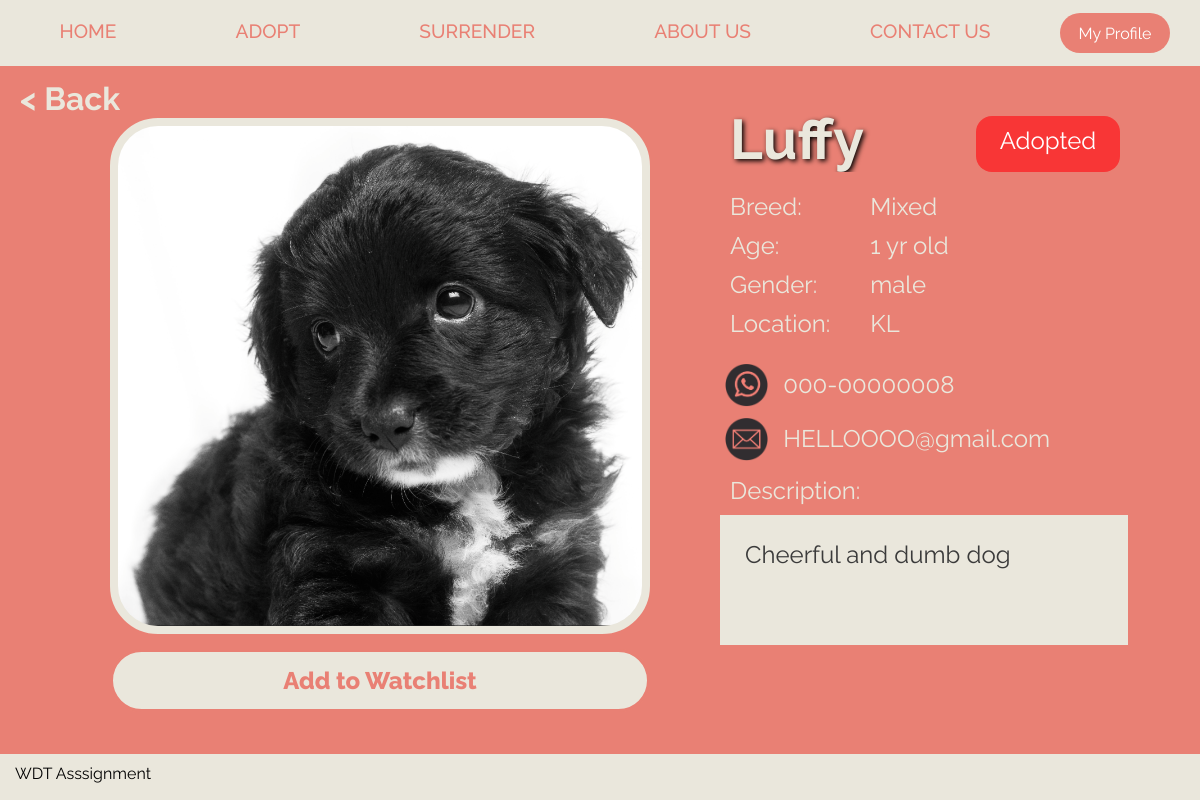
Screenshot of /PetDetails.php?id=4 (signed in) with the database file from the repository.
### tables this page shows
CREATE TABLE IF NOT EXISTS `listing_t` (
  `id` int(11) NOT NULL AUTO_INCREMENT,
  `Name` varchar(255) NOT NULL,
  `Breed` varchar(255) NOT NULL,
  `imageurl` varchar(255) NOT NULL,
  `Age` varchar(255) NOT NULL,
  `Type` varchar(255) NOT NULL,
  `Location` varchar(255) NOT NULL,
  `Description` varchar(255) NOT NULL,
  `Gender` varchar(7) NOT NULL,
  `SurrenderID` int(11) NOT NULL,
  `Status` varchar(12) NOT NULL DEFAULT 'Not Adopted',
  `Approval` varchar(15) NOT NULL DEFAULT 'Not Approved',
  PRIMARY KEY (`id`),
  KEY `SurrenderID` (`SurrenderID`)
);

CREATE TABLE IF NOT EXISTS `surrender_t` (
  `SurrenderID` int(11) NOT NULL AUTO_INCREMENT,
  `Username` varchar(255) NOT NULL,
  `Password` longtext NOT NULL,
  `PhoneNumber` varchar(15) NOT NULL,
  `Email` varchar(255) NOT NULL,
  `Gender` varchar(7) NOT NULL,
  `DateOfBirth` date NOT NULL,
  PRIMARY KEY (`SurrenderID`)
);

### PetDetails.php (the view, shortened to what this page needs)
<!DOCTYPE html>
<html lang="en">
<head>
    <link rel="stylesheet" href="css\allstyling.css" />
</head>
<body>
    <div class="topnav">
        <div class="nav">
            <a href="index.php" class="hovereffect">HOME</a>
            <a href="Homepage.php" class="hovereffect">ADOPT</a>
            <a href="SurrenderHome.php" class="hovereffect">SURRENDER</a>
            <a href="AboutUs.php" class="hovereffect">ABOUT US</a>
            <a href="ContactUs.php" class="hovereffect">CONTACT US</a>
        </div>
        <a href="adopt-profile.php"><button id="profile" class="profile" style="margin-right: 30px;">My Profile</button></a>
    </div>
    <div class="details-main">
        <?php
        include "conn.php";
        $id = $_GET['id'];
        $query = mysqli_query($conn, "SELECT * FROM listing_t WHERE id = $id");
        if (mysqli_num_rows ($query) > 0 ) {
            $results = mysqli_fetch_assoc ($query);
        } else {
            echo '<script>alert("Unable to find the details of this pet. Please try again."); window.history.go(-1);</script>';
        }
    ?>
        <div class="details-left">
            <a href="Listings.php"><span class="back">
                    < Back</span> </a> <div class="details-img">
                        <img src="<?php echo $results['imageurl']?>" alt="Pet Image">
        </div>
        <?php
            $uid = $_SESSION['userId'];
            $watchlistCheck = "SELECT * FROM watchlist_t WHERE (uid = $uid AND listingsID = $id)";
            $check = mysqli_query($conn, $watchlistCheck);
            if (mysqli_num_rows($check) > 0 ) {
                echo "<button class='details-watchlist'onclick='window.location.href=&quot;delete.php?id=".$id."&quot;;'>Remove from Watchlist</button>";
            } else {
                echo "<button class='details-watchlist' onclick='window.location.href=&quot;watchlist-add.php?id=".$id."&quot;;'>Add to Watchlist</button>";
            }
        ?>
    </div>
    <div class="details-right">
        <?php
        if ($results['Status'] === "Not Adopted") {
            echo '<div class="status-no">
                <p>Not Adopted</p>
                </div>';
        } else {
            echo '<div class="status-yes">
                 <p>Adopted</p>
                 </div>';
        }
        ?>
        <div class="details-right-pet">
            <h2><?php echo $results['Name']?></h2>
            <div class="details-margin">
                <div class="detais-margin-left">
                    <p>Breed:</p>
                    <p>Age:</p>
                    <p>Gender:</p>
                    <p>Location:</p>
                </div>
                <div class="details-margin-right">
                    <p><?php echo $results['Breed']?></p>
                    <p><?php echo $results['Age']?></p>
                    <p><?php echo $results['Gender']?></p>
                    <p><?php echo $results['Location']?></p>
                </div>
            </div>
            <?php
                $owner = $results['SurrenderID'];
                $ownerSQL = "SELECT * FROM surrender_t WHERE (SurrenderID = $owner)";
                $ownerQuery = mysqli_query ($conn, $ownerSQL);
                if (mysqli_num_rows($ownerQuery) > 0 ) {
                    $ownerResults = mysqli_fetch_assoc($ownerQuery);
                }
            ?>
            <div class="icon-container">
                <div class="icon">
                    <img src="img/Whatsapp.png" alt="Whatsapp Icon">
                    <p><?php echo $ownerResults['PhoneNumber'] ?></p>
                </div>
                <div class="icon">
                    <img src="img/Email.png" alt="Emaii Icon">
                    <p><?php echo $ownerResults['Email'] ?></p>
                </div>
            </div>
            <p>Description:</p>
            <div class="description-box">
                <p><?php echo $results['Description']?></p>
            </div>
        </div>
    </div>
    </div>
    <div class="footer">
        <p style="margin:10px 5px 5px 15px;">WDT Asssignment</p>
    </div>
</body>
</html>

### css/allstyling.css (style rules this page uses)
* { margin: 0; padding: 0; box-sizing: border-box; font-family: "Raleway", sans-serif; overflow: hidden; }
.topnav { background-color: #EAE7DC; display: flex; align-items: center; min-height: 8vh; width: 100%; }
.nav { flex: 2; display: flex; justify-content: space-around; }
.nav a { color: #E98074; padding: 20px 16px; text-decoration: none; font-size: 1.2em; font-weight: 500; }
.hovereffect::after { content: ""; display: block; margin-top: 2px; width: 0; height: 2px; background: #8D8E8A; transition: width 0.3s; }
.profile { border: none; background-color: #E98074; color: white; font-size: 1em; transition: all 0.2s; width: 110px; height: 40px; font-family: "Raleway", sans-serif; border-radius: 2em; margin: 10px 10px 10px 10px; }
.footer { background-color: #EAE7DC; min-height: 6vh; }
.details-main { height:86vh; display: flex; background-color: #E98074; }
.details-left { height: 100%; flex: 1.5; display: flex; flex-direction: column; justify-content: center; }
.back { position: absolute; font-weight: 700; color: #EAE7DC; top: 80px; left: 20px; font-size: 2em; }
.details-img { margin: 10px 70px 0px auto; height: 75%; width: 75%; background-color: #EAE7DC; border: 8px solid #EAE7DC; border-radius: 3em; }
.details-img img { min-height: 100%; width: 100%; object-fit: cover; }
.details-watchlist { background-color: #EAE7DC; color: #E98074; font-weight: 800; font-size: 1.5em; padding: 14px 20px; margin: 15px 70px 0px auto; border: 3px solid #E98074; border-radius: 2em; cursor: pointer; width: 75%; }
.details-right { height: 100%; flex: 1; }
.details-right h2 { margin: 40px 10px 10px 10px; font-size: 3.5em; color: #EAE7DC; text-shadow: 2px 2px 5px black; }
.details-right p { margin: 10px; color: #EAE7DC; font-size: 1.5em; }
.details-margin { display: flex; }
.details-margin-right { margin-left: 20px; }
.description-box { width: 85%; height: 130px; padding: 15px; word-wrap: break-word; overflow-y: auto; background-color: #EAE7DC; }
.description-box p { color: #3b3b3b; }
.icon-container { margin-top: 10px; display: flex; flex-direction: column; }
.icon-container img { width: 9%; margin: 5px; }
.icon { display: flex; flex-direction: row; align-items: center; }
.status-yes { width: 12%; height: 7%; background-color: #f83636; border-radius: 1em; position: absolute; margin-top: 50px; right: 80px; text-align: center; }
.status-yes p { color: #ffffff; }

### rows the page displays
listing_t: imageurl (picture), Name "Luffy", Breed "Mixed", Age "1 yr old", Gender "male", Location "KL", Description "Cheerful and dumb dog"
surrender_t: PhoneNumber "000-00000008", Email "HELLOOOO@gmail.com"
